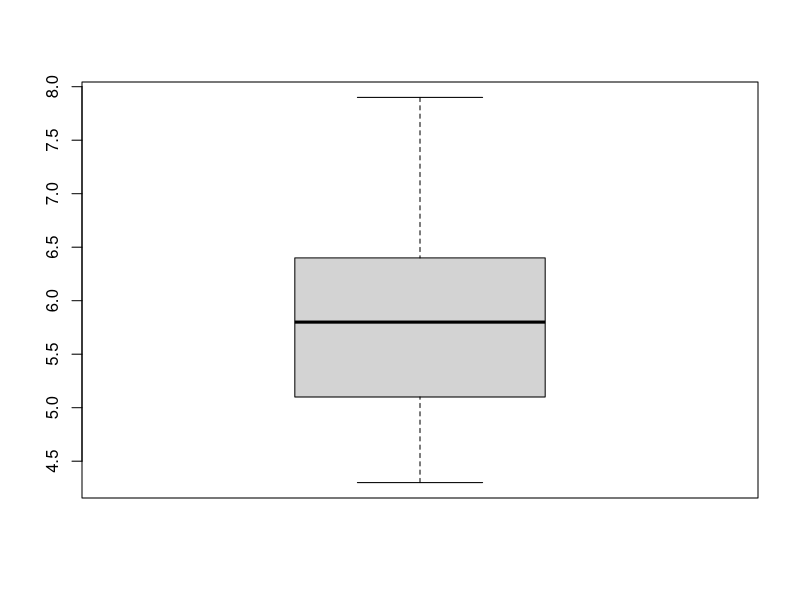
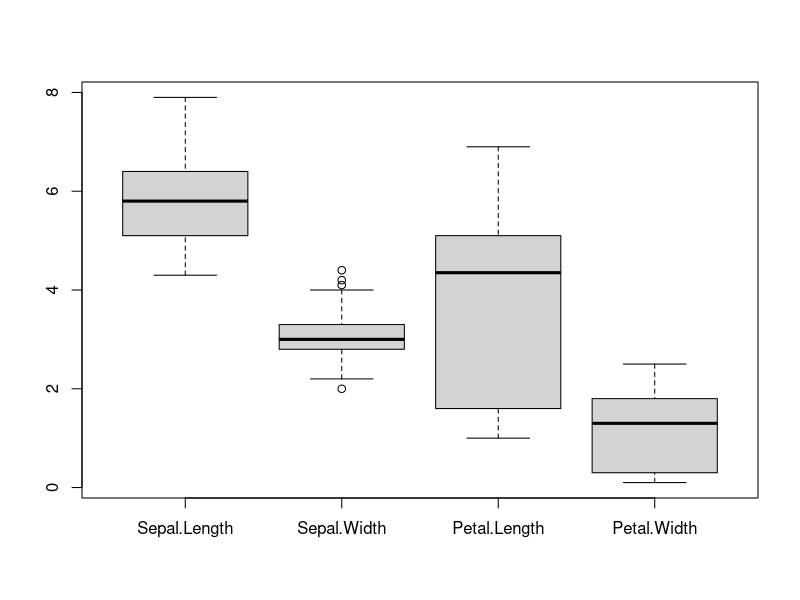
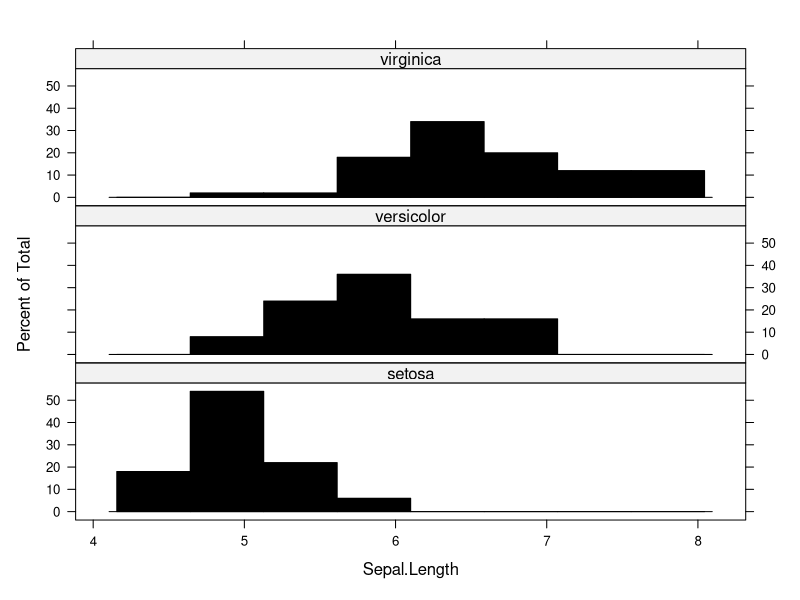
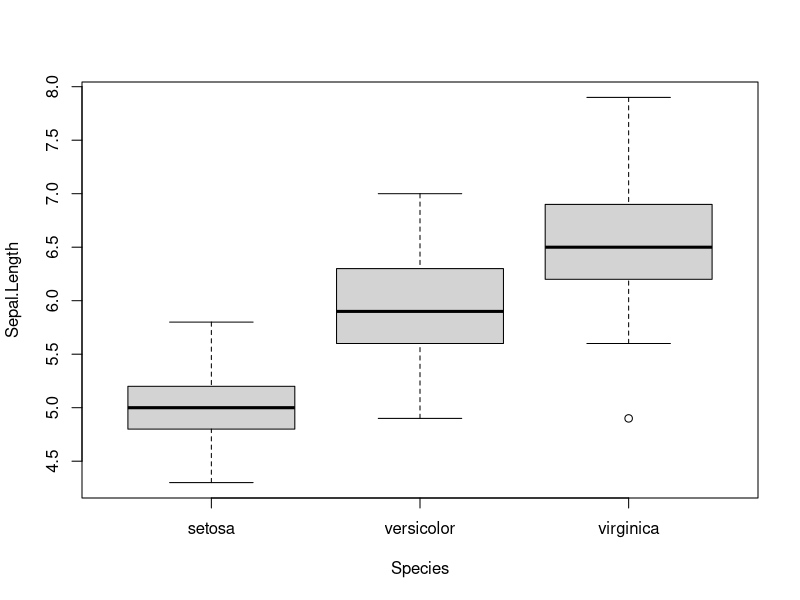

These figures' R source, in order:
# Categorical colors, genders
# Continuous mileage, height
library(datasets)
data(iris)
range(iris$Sepal.Length)
diff(range(iris$Sepal.Length))
summary(iris$Sepal.Length)
summary(iris)

boxplot(iris$Sepal.Length)
boxplot(iris[1:4])

install.packages("psych")
library(psych)
describeBy(iris, group=iris$Species)
library(lattice)
histogram(~Sepal.Length|Species, data=iris, layout=c(1,3), col="black")

boxplot(Sepal.Length ~ Species, data = iris)
